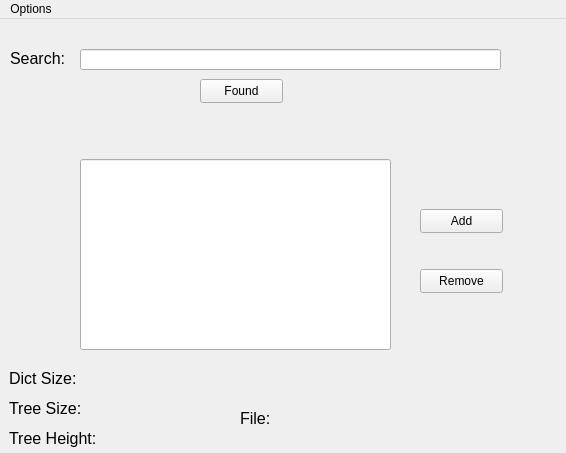
<?xml version="1.0" encoding="UTF-8"?>
<ui version="4.0">
 <class>MainWindow</class>
 <widget class="QMainWindow" name="MainWindow">
  <property name="geometry">
   <rect>
    <x>0</x>
    <y>0</y>
    <width>566</width>
    <height>453</height>
   </rect>
  </property>
  <property name="windowTitle">
   <string>MainWindow</string>
  </property>
  <widget class="QWidget" name="centralwidget">
   <widget class="QLabel" name="logo">
    <property name="geometry">
     <rect>
      <x>510</x>
      <y>10</y>
      <width>50</width>
      <height>50</height>
     </rect>
    </property>
    <property name="text">
     <string/>
    </property>
    <property name="pixmap">
     <pixmap>../../Downloads/dicts (2).png</pixmap>
    </property>
    <property name="alignment">
     <set>Qt::AlignCenter</set>
    </property>
   </widget>
   <widget class="QLabel" name="search">
    <property name="geometry">
     <rect>
      <x>10</x>
      <y>30</y>
      <width>62</width>
      <height>16</height>
     </rect>
    </property>
    <property name="text">
     <string>&lt;html&gt;&lt;head/&gt;&lt;body&gt;&lt;p&gt;&lt;span style=&quot; font-size:12pt;&quot;&gt;Search:&lt;/span&gt;&lt;/p&gt;&lt;/body&gt;&lt;/html&gt;</string>
    </property>
   </widget>
   <widget class="QLineEdit" name="search_area">
    <property name="geometry">
     <rect>
      <x>80</x>
      <y>30</y>
      <width>421</width>
      <height>21</height>
     </rect>
    </property>
   </widget>
   <widget class="QLabel" name="isFound">
    <property name="geometry">
     <rect>
      <x>290</x>
      <y>60</y>
      <width>41</width>
      <height>21</height>
     </rect>
    </property>
    <property name="font">
     <font>
      <pointsize>12</pointsize>
     </font>
    </property>
    <property name="autoFillBackground">
     <bool>false</bool>
    </property>
    <property name="text">
     <string/>
    </property>
    <property name="textFormat">
     <enum>Qt::PlainText</enum>
    </property>
    <property name="alignment">
     <set>Qt::AlignCenter</set>
    </property>
   </widget>
   <widget class="QLabel" name="label">
    <property name="geometry">
     <rect>
      <x>9</x>
      <y>350</y>
      <width>76</width>
      <height>19</height>
     </rect>
    </property>
    <property name="font">
     <font>
      <pointsize>12</pointsize>
     </font>
    </property>
    <property name="text">
     <string>Dict Size:</string>
    </property>
   </widget>
   <widget class="QLabel" name="dict_size">
    <property name="geometry">
     <rect>
      <x>90</x>
      <y>350</y>
      <width>104</width>
      <height>19</height>
     </rect>
    </property>
    <property name="font">
     <font>
      <pointsize>12</pointsize>
     </font>
    </property>
    <property name="text">
     <string/>
    </property>
   </widget>
   <widget class="QLabel" name="label_2">
    <property name="geometry">
     <rect>
      <x>9</x>
      <y>380</y>
      <width>76</width>
      <height>19</height>
     </rect>
    </property>
    <property name="font">
     <font>
      <pointsize>12</pointsize>
     </font>
    </property>
    <property name="text">
     <string>Tree Size:</string>
    </property>
   </widget>
   <widget class="QLabel" name="tree_size">
    <property name="geometry">
     <rect>
      <x>90</x>
      <y>380</y>
      <width>104</width>
      <height>19</height>
     </rect>
    </property>
    <property name="font">
     <font>
      <pointsize>12</pointsize>
     </font>
    </property>
    <property name="text">
     <string/>
    </property>
   </widget>
   <widget class="QPushButton" name="add">
    <property name="geometry">
     <rect>
      <x>420</x>
      <y>190</y>
      <width>83</width>
      <height>24</height>
     </rect>
    </property>
    <property name="text">
     <string>Add</string>
    </property>
   </widget>
   <widget class="QPushButton" name="remove">
    <property name="geometry">
     <rect>
      <x>420</x>
      <y>250</y>
      <width>83</width>
      <height>24</height>
     </rect>
    </property>
    <property name="text">
     <string>Remove</string>
    </property>
   </widget>
   <widget class="QPushButton" name="found">
    <property name="geometry">
     <rect>
      <x>200</x>
      <y>60</y>
      <width>83</width>
      <height>24</height>
     </rect>
    </property>
    <property name="text">
     <string>Found</string>
    </property>
   </widget>
   <widget class="QLabel" name="label_3">
    <property name="geometry">
     <rect>
      <x>240</x>
      <y>390</y>
      <width>33</width>
      <height>19</height>
     </rect>
    </property>
    <property name="font">
     <font>
      <pointsize>12</pointsize>
     </font>
    </property>
    <property name="text">
     <string>File:</string>
    </property>
   </widget>
   <widget class="QLabel" name="file">
    <property name="geometry">
     <rect>
      <x>280</x>
      <y>390</y>
      <width>221</width>
      <height>19</height>
     </rect>
    </property>
    <property name="font">
     <font>
      <pointsize>12</pointsize>
     </font>
    </property>
    <property name="text">
     <string/>
    </property>
   </widget>
   <widget class="QLineEdit" name="add_area">
    <property name="geometry">
     <rect>
      <x>80</x>
      <y>140</y>
      <width>311</width>
      <height>191</height>
     </rect>
    </property>
   </widget>
   <widget class="QLabel" name="label_4">
    <property name="geometry">
     <rect>
      <x>9</x>
      <y>410</y>
      <width>97</width>
      <height>19</height>
     </rect>
    </property>
    <property name="font">
     <font>
      <pointsize>12</pointsize>
     </font>
    </property>
    <property name="text">
     <string>Tree Height:</string>
    </property>
   </widget>
   <widget class="QLabel" name="tree_height">
    <property name="geometry">
     <rect>
      <x>110</x>
      <y>410</y>
      <width>104</width>
      <height>19</height>
     </rect>
    </property>
    <property name="font">
     <font>
      <pointsize>12</pointsize>
     </font>
    </property>
    <property name="text">
     <string/>
    </property>
   </widget>
  </widget>
  <widget class="QMenuBar" name="menubar">
   <property name="geometry">
    <rect>
     <x>0</x>
     <y>0</y>
     <width>566</width>
     <height>21</height>
    </rect>
   </property>
   <widget class="QMenu" name="menuOptions">
    <property name="title">
     <string>Options</string>
    </property>
    <addaction name="actionLoad_file"/>
    <addaction name="actionHelp"/>
    <addaction name="actionExit"/>
    <addaction name="actionClear"/>
   </widget>
   <addaction name="menuOptions"/>
  </widget>
  <action name="actionh">
   <property name="text">
    <string>h</string>
   </property>
  </action>
  <action name="actionLoad_file">
   <property name="text">
    <string>Load file</string>
   </property>
  </action>
  <action name="actionHelp">
   <property name="text">
    <string>Help</string>
   </property>
  </action>
  <action name="actionExit">
   <property name="text">
    <string>Exit</string>
   </property>
  </action>
  <action name="actionClear">
   <property name="text">
    <string>Clear</string>
   </property>
  </action>
 </widget>
 <resources/>
 <connections/>
</ui>
